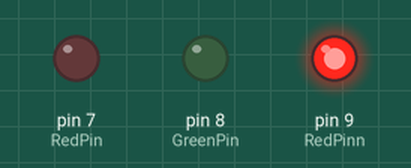
Bench run of a sketch on a simulated Arduino Uno, built with avr-gcc and run on an emulated ATmega328P. Shown: output pins drawn as LEDs (lit = HIGH).

Above: at 0.1 s.
Timing chart, 0 to 1.6 s (numbered marks = the images above):
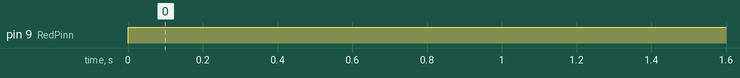

The sketch:

led_test.ino
```cpp
String myColour;
int RedPin=7;
int GreenPin=8;
int RedPinn=9;
int DelayTime=500;
String red;
String msg="which LED would you like?";


void setup() {
  // put your setup code here, to run once:
Serial.begin(9600);
pinMode(RedPin,OUTPUT);
pinMode(GreenPin,OUTPUT);
pinMode(RedPinn,OUTPUT);

}
void loop() {
  // put your main code here, to run repeatedly:


  digitalWrite(RedPin,LOW);
  digitalWrite(GreenPin,LOW);
  digitalWrite(RedPinn,HIGH);

}
```

Measured:
- by itself, pin 9 (RedPinn): LOW → HIGH at 0.00 s
